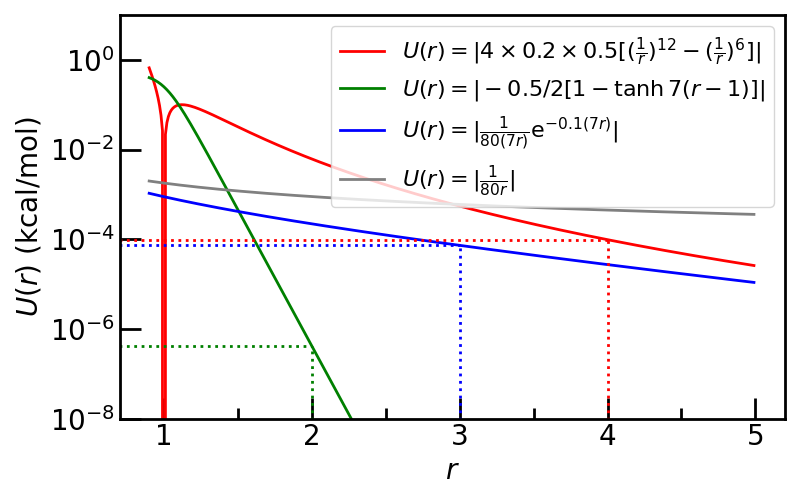

Write Python code to recreate this figure.
""""""
import numpy as np
import matplotlib.pyplot as plt
from matplotlib.colors import LinearSegmentedColormap
from mpl_toolkits.axes_grid1 import make_axes_locatable
from matplotlib.pyplot import MultipleLocator
from matplotlib.collections import LineCollection
from matplotlib import colors
from matplotlib.ticker import LogLocator,LogFormatter,AutoMinorLocator

""""""
figname='pot_cut'

""""""
def lj(x,eps=0.1,re=1.0):
    return 4*eps*((re/x)**12-(re/x)**6)
def soft(x,alf=-0.5,mu=7,rc=1.0):
    return alf/2*(1-np.tanh(mu*(x-rc)))
def debye(x,C=1.0,q1=1.0,q2=1.0,D=80.0,kpp=0.1):
    return C*q1*q2/D/x*np.exp(-kpp*x)

""""""
plt.figure(figsize=(8,5))
wth=2
size=20
lenmaj=15
lenmin=8
xtick=0.1
ytick=20

ax=plt.subplot(1,1,1)
x=np.arange(0.9,5.0,0.01)
ax.plot(x,np.abs(lj(x)),linewidth=wth,color='r',label='$U(r)=|4\\times{}0.2\\times{}0.5[(\\frac{1}{r})^{12}-(\\frac{1}{r})^6]|$')
ax.plot(x,np.abs(soft(x)),linewidth=wth,color='g',label='$U(r)=|-0.5/2[1-\\tanh7(r-1)]|$')
ax.plot(x,debye(7*x),linewidth=wth,color='b',label='$U(r)=|\\frac{1}{80(7r)}\\mathrm{e}^{-0.1(7r)}|$')
ax.plot(x,1/80/(7*x),linewidth=wth,color=(0.5,0.5,0.5),label='$U(r)=|\\frac{1}{80r}|$')
plt.plot([4,4],[0,np.abs(lj(4))],linewidth=wth,color='r',linestyle=':')
plt.plot([0,4],[np.abs(lj(4)),np.abs(lj(4))],linewidth=wth,color='r',linestyle=':')
plt.plot([2,2],[0,np.abs(soft(2))],linewidth=wth,color='g',linestyle=':')
plt.plot([0,2],[np.abs(soft(2)),np.abs(soft(2))],linewidth=wth,color='g',linestyle=':')
plt.plot([3,3],[0,np.abs(debye(7*3))],linewidth=wth,color='b',linestyle=':')
plt.plot([0,3],[np.abs(debye(7*3)),np.abs(debye(7*3))],linewidth=wth,color='b',linestyle=':')
ax.autoscale()
ax.minorticks_on()
ax.tick_params(axis='both',which='major',direction='in',width=wth,length=lenmaj,labelsize=size)
ax.tick_params(axis='both',which='minor',direction='in',width=wth,length=lenmin,labelsize=size)
ax.xaxis.set_minor_locator(AutoMinorLocator(2))
ax.yaxis.set_minor_locator(AutoMinorLocator(2))
ax.spines['bottom'].set_linewidth(wth)
ax.spines['top'].set_linewidth(wth)
ax.spines['left'].set_linewidth(wth)
ax.spines['right'].set_linewidth(wth)
ax.set_xlim(0.7,5.2)
ax.set_ylim(1e-8,1e1)
ax.set_yscale('log')
ax.set_xlabel('$r$',fontsize=size)
ax.set_ylabel('$U(r)$ (kcal/mol)',fontsize=size)
ax.legend(loc='best',fontsize=0.8*size)

plt.tight_layout()
plt.savefig(f'{figname}.png',format='png')
plt.savefig(f'{figname}.pdf',format='pdf')
plt.show()
